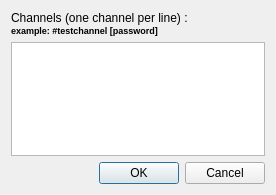
<?xml version="1.0" encoding="UTF-8"?>
<ui version="4.0">
 <class>IrcAddDefaultChannelsDialog</class>
 <widget class="QDialog" name="IrcAddDefaultChannelsDialog">
  <property name="geometry">
   <rect>
    <x>0</x>
    <y>0</y>
    <width>276</width>
    <height>195</height>
   </rect>
  </property>
  <property name="windowTitle">
   <string>Add channels for autoconnect</string>
  </property>
  <layout class="QGridLayout" name="gridLayout">
   <item row="0" column="0">
    <widget class="QLabel" name="label">
     <property name="text">
      <string>&lt;!DOCTYPE HTML PUBLIC &quot;-//W3C//DTD HTML 4.0//EN&quot; &quot;http://www.w3.org/TR/REC-html40/strict.dtd&quot;&gt;
&lt;html&gt;&lt;head&gt;&lt;meta name=&quot;qrichtext&quot; content=&quot;1&quot; /&gt;&lt;style type=&quot;text/css&quot;&gt;
p, li { white-space: pre-wrap; }
&lt;/style&gt;&lt;/head&gt;&lt;body style=&quot; font-family:'Sans Serif'; font-size:9pt; font-weight:400; font-style:normal;&quot;&gt;
&lt;p style=&quot; margin-top:0px; margin-bottom:0px; margin-left:0px; margin-right:0px; -qt-block-indent:0; text-indent:0px;&quot;&gt;Channels (one channel per line) :&lt;br /&gt;&lt;span style=&quot; font-size:7pt; font-weight:600;&quot;&gt;example: #testchannel [password]&lt;/span&gt;&lt;/p&gt;&lt;/body&gt;&lt;/html&gt;</string>
     </property>
    </widget>
   </item>
   <item row="1" column="0">
    <widget class="QPlainTextEdit" name="DefaultChannels_"/>
   </item>
   <item row="2" column="0">
    <widget class="QDialogButtonBox" name="ControlButtons_">
     <property name="orientation">
      <enum>Qt::Horizontal</enum>
     </property>
     <property name="standardButtons">
      <set>QDialogButtonBox::Cancel|QDialogButtonBox::Ok</set>
     </property>
    </widget>
   </item>
  </layout>
 </widget>
 <resources/>
 <connections>
  <connection>
   <sender>ControlButtons_</sender>
   <signal>accepted()</signal>
   <receiver>IrcAddDefaultChannelsDialog</receiver>
   <slot>accept()</slot>
   <hints>
    <hint type="sourcelabel">
     <x>248</x>
     <y>254</y>
    </hint>
    <hint type="destinationlabel">
     <x>157</x>
     <y>274</y>
    </hint>
   </hints>
  </connection>
  <connection>
   <sender>ControlButtons_</sender>
   <signal>rejected()</signal>
   <receiver>IrcAddDefaultChannelsDialog</receiver>
   <slot>reject()</slot>
   <hints>
    <hint type="sourcelabel">
     <x>316</x>
     <y>260</y>
    </hint>
    <hint type="destinationlabel">
     <x>286</x>
     <y>274</y>
    </hint>
   </hints>
  </connection>
 </connections>
</ui>
